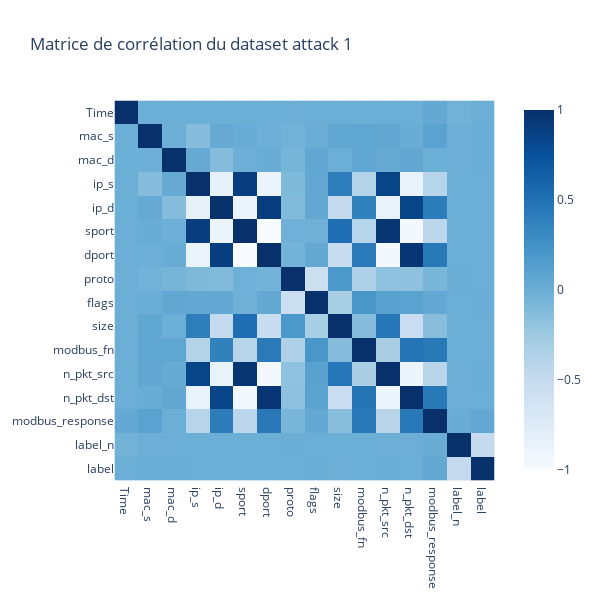

This figure's notebook cell:
### Markdown cell above
Nous pouvons voir que ip_s, sport et n_pkt_src sont très corrélés, de même pour ip_d, dport et n_pkt_dst. \
Cela semble plutot logique, car les échanges sont les mêmes.

### Code cell
df = df_net_1

object_cols = df.select_dtypes(include=['object']).columns
le = LabelEncoder()
for col in object_cols:
    df[col] = le.fit_transform(df[col].astype(str))

correlation_matrix = df.corr()

#print(f"Matrice de corrélation pour le DataFrame {dataframes.index(df) + 1}")
#print(correlation_matrix)

fig = px.imshow(correlation_matrix, title="Matrice de corrélation du dataset attack 1", color_continuous_scale="blues", zmin=-1, zmax=1, height=600, width=600)
fig.show()

### Figure 1 — Plotly figure (JSON) as saved in the notebook; plotly's stock layout.template omitted (floating-point values rounded to 4 significant figures; data arrays with more than 128 entries replaced by an {"elided": "..."} marker saying what was removed)
{"data": [{"coloraxis": "coloraxis", "hovertemplate": "x: %{x}<br>y: %{y}<br>color: %{z}<extra></extra>", "name": "0", "type": "heatmap", "x": ["Time", "mac_s", "mac_d", "ip_s", "ip_d", "sport", "dport", "proto", "flags", "size", "modbus_fn", "n_pkt_src", "n_pkt_dst", "modbus_response", "label_n", "label"], "xaxis": "x", "y": ["Time", "mac_s", "mac_d", "ip_s", "ip_d", "sport", "dport", "proto", "flags", "size", "modbus_fn", "n_pkt_src", "n_pkt_dst", "modbus_response", "label_n", "label"], "yaxis": "y", "z": {"elided": "16x16 float values"}}], "layout": {"coloraxis": {"cmax": 1, "cmin": -1, "colorscale": [[0, "rgb(247,251,255)"], [0.125, "rgb(222,235,247)"], [0.25, "rgb(198,219,239)"], [0.375, "rgb(158,202,225)"], [0.5, "rgb(107,174,214)"], [0.625, "rgb(66,146,198)"], [0.75, "rgb(33,113,181)"], [0.875, "rgb(8,81,156)"], [1, "rgb(8,48,107)"]]}, "height": 600, "title": {"text": "Matrice de corrélation du dataset attack 1"}, "width": 600, "xaxis": {"anchor": "y", "constrain": "domain", "domain": [0, 1], "scaleanchor": "y"}, "yaxis": {"anchor": "x", "autorange": "reversed", "constrain": "domain", "domain": [0, 1]}}}
